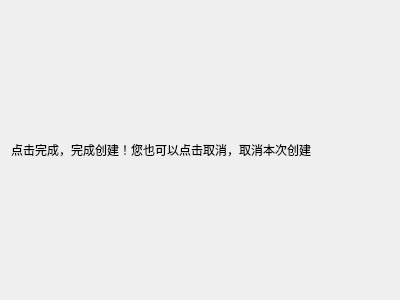
<?xml version="1.0" encoding="UTF-8"?>
<ui version="4.0">
 <class>ConfirmPage</class>
 <widget class="QWizardPage" name="ConfirmPage">
  <property name="geometry">
   <rect>
    <x>0</x>
    <y>0</y>
    <width>400</width>
    <height>300</height>
   </rect>
  </property>
  <property name="windowTitle">
   <string>WizardPage</string>
  </property>
  <layout class="QGridLayout" name="gridLayout">
   <item row="0" column="0">
    <layout class="QVBoxLayout" name="verticalLayout">
     <item>
      <widget class="QLabel" name="label">
       <property name="text">
        <string>点击完成，完成创建！您也可以点击取消，取消本次创建</string>
       </property>
      </widget>
     </item>
    </layout>
   </item>
  </layout>
 </widget>
 <resources/>
 <connections/>
</ui>
